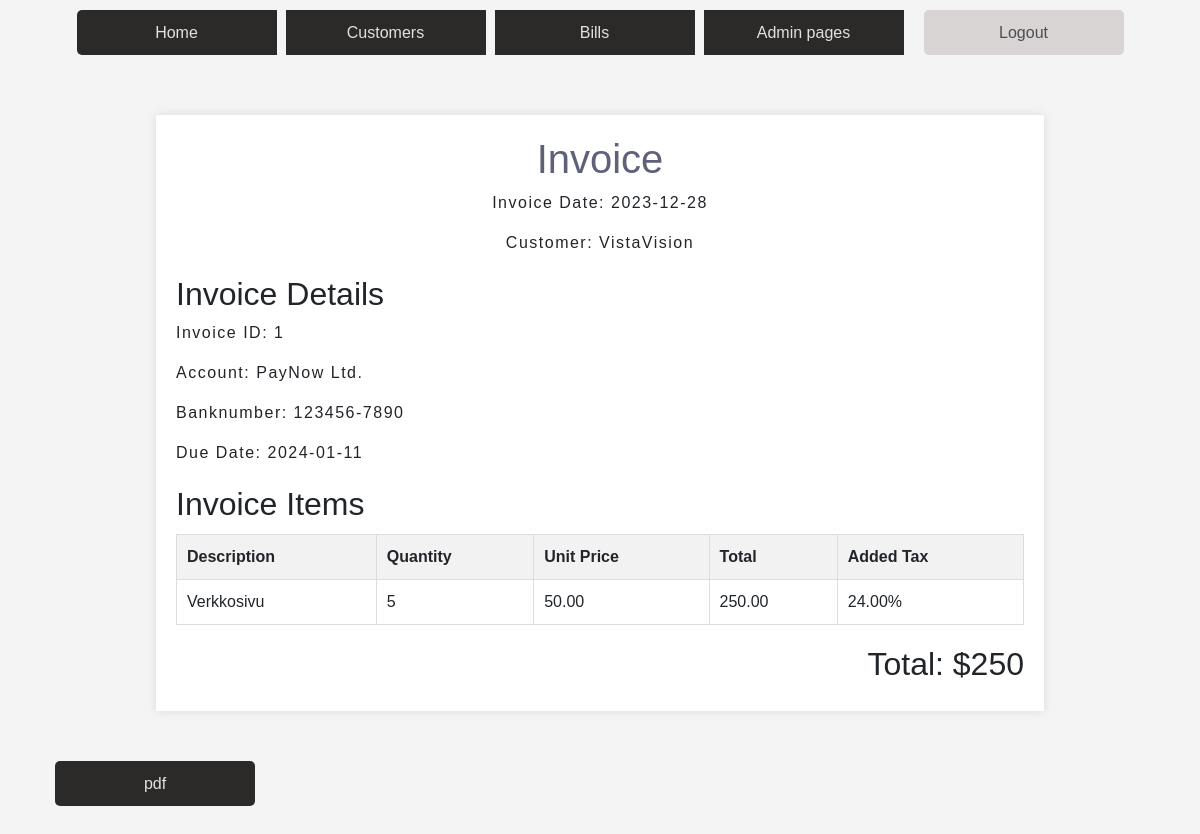
The app's page /invoice/1/preview/, older data.
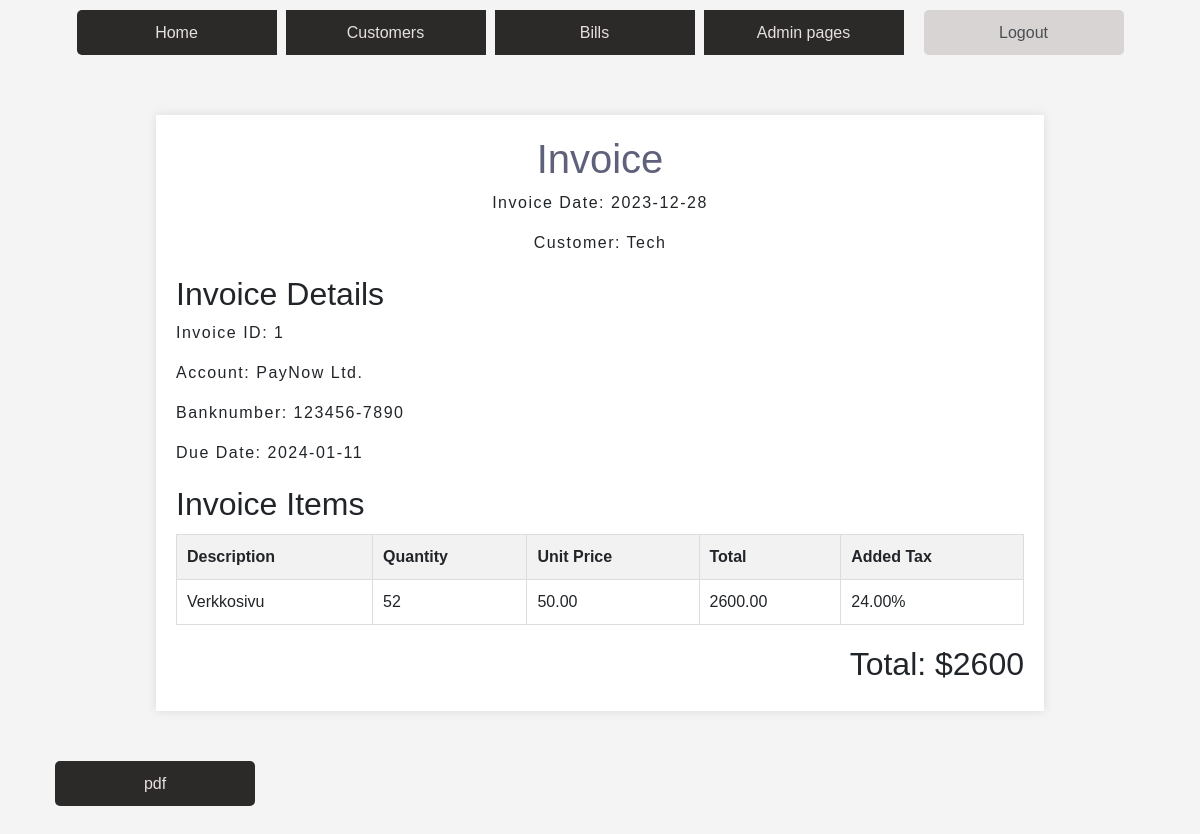
The same page, newer data.
### app/models.py (models this page shows, shortened)
class CustomerAccount(models.Model):
    name = models.CharField(max_length = 50, default=None)
    address = models.CharField(max_length = 50, default=None)
    phone = models.CharField(max_length = 50, default=None)
    mail = models.CharField(max_length = 50, default=None)
    vat = models.CharField(max_length = 20, default=None)
    account = models.ForeignKey(Account, on_delete =models.PROTECT)

class InvoiceRows(models.Model):
    title = models.CharField(max_length = 100, default=None, blank=True, null=True)
    price = models.DecimalField(max_digits = 10, decimal_places=2, default=Decimal('0.00'), blank=True, null=True)
    quantity = models.IntegerField(default = 0, null=True)
    total = models.DecimalField(max_digits = 10, decimal_places=2, default=Decimal('0.00'), null=True)
    invoice = models.ForeignKey(Invoice, on_delete =models.CASCADE)
    vat = models.ForeignKey(Vat, on_delete =models.PROTECT, blank=True, null=True)

class Vat(models.Model):
    code = models.CharField(max_length = 50, default="M24")
    description = models.CharField (max_length = 50, default="VAT (Value Added Tax @ 24%)")
    percent = models.DecimalField(max_digits = 5, decimal_places=2, default=Decimal('0.24'))

class Invoice(models.Model):
    invoiceDate = models.DateTimeField(auto_now_add=True)
    dueDate = models.DateTimeField(default=datetime.now() + timedelta(days=14)) #time + 14 days
    customerAccount = models.ForeignKey(CustomerAccount, on_delete =models.PROTECT)
    account = models.ForeignKey(Account, on_delete =models.PROTECT)

class Account(models.Model):
    name = models.CharField(max_length =20, default=None)
    address = models.CharField(max_length =50, default=None)
    phone = models.CharField(max_length =50, default=None)
    mail = models.CharField(max_length =50, default=None)
    vat = models.CharField(max_length =20, default=None)
    bankAccountNr = models.CharField(max_length =20, default=None)

### app/views.py (the view)
# urls.py: path('invoice/<int:id>/preview/', preview_invoice, name='preview_invoice'),
def preview_invoice(request, id):
    try:
        invoice_instance = get_object_or_404(Invoice, id=id)
        invoice_rows = InvoiceRows.objects.filter(invoice=invoice_instance)
        total = invoice_rows.aggregate(Sum('total'))['total__sum']
        invoice_data = {
            'invoice_id': invoice_instance.id,
            'date': invoice_instance.invoiceDate,
            'customer': invoice_instance.customerAccount.name,
            'items': [
                {'description': ir.title, 'quantity': ir.quantity, 'unit_price': ir.price, 'total': ir.total}
                for ir in invoice_rows
            ],
             'total': total,
        }
        invoicelist = Invoice.objects.all()
        context = {
            'invoice': invoice_data,
            'invoicerow': invoice_rows,
            'invoices': invoicelist,
        }
        return render(request, 'invoice_preview.html', context)
    except Exception as e:
        import traceback
        traceback.print_exc()
        return HttpResponse("An error occurred while processing the request.", status=500)

### app/templates/invoice_preview.html (shortened to what this page needs)
{% extends 'index.html' %}
{%load static%}
{% block content %}
<!DOCTYPE html>
<html lang="en">
<head>
</head>
<body>
    {% for ir in invoicerow %}
    <div class="invoice">
        <div class="header">
            <h1>Invoice</h1>
            <p>Invoice Date: {{ invoice.date|date:"Y-m-d" }}</p>
            <p>Customer: {{ invoice.customer }}</p>
        </div>
        <div class="invoice-details">
            <h2>Invoice Details</h2>
            <p>Invoice ID: {{ ir.invoice.id }}</p>
            <p>Account: {{ ir.invoice.account.name }}</p>
            <p>Banknumber: {{ ir.invoice.account.bankAccountNr }}</p>
            <p>Due Date: {{ ir.invoice.dueDate|date:"Y-m-d" }}</p>
        </div>
        <div class="invoice-items">
            <h2>Invoice Items</h2>
            <table>
                <thead>
                    <tr>
                        <th>Description</th>
                        <th>Quantity</th>
                        <th>Unit Price</th>
                        <th>Total</th>
                        <th>Added Tax</th>
                    </tr>
                </thead>
                <tbody>
                    {% for item in invoice.items %}
                        <tr>
                            <td>{{ item.description }}</td>
                            <td>{{ item.quantity }}</td>
                            <td>{{ item.unit_price }}</td>
                            <td>{{ item.total }}</td>
                            <td>{{ ir.vat.percent }}%</td>
                        </tr>
                    {% endfor %}
                </tbody>
            </table>
        </div>
        <div class="total">
            <h2>Total: ${{ invoice.total }}</h2>
        </div>
    </div>
    {% endfor %}
</body>
</html>
{% if invoicerow %}
    {% for ir in invoicerow %}
        <a href="{% url 'generate_pdf' id=ir.invoice.id %}" class="btn">pdf</a>
    {% endfor %}
{% else %}
    <p>No invoicerow data available</p>
{% endif %}
{% endblock %}

Row changes from the older to the newer data that the page shows:
changed InvoiceRows "Verkkosivu": total "250" → "2600"
changed CustomerAccount: customer "VistaVision" → "Tech"
Text that changed along with them:
new list line: "Verkkosivu 52 50.00 2600.00 24.00 %"
list line gone: "Verkkosivu 5 50.00 250.00 24.00 %"
